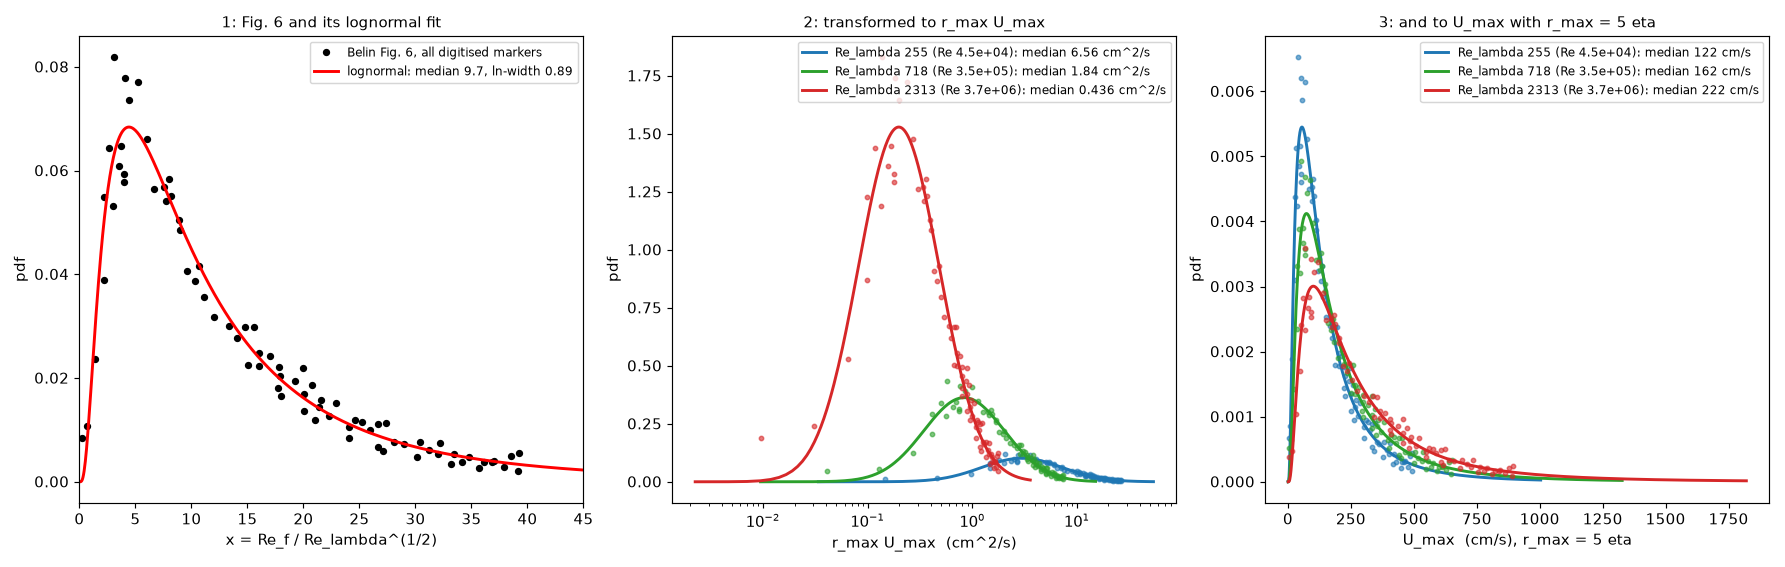

Here is the Python script that generated this plot:
"""belin_three_panels.py  v01  Belin et al. (1996) Fig. 6 in three steps, for Re_lambda = 255, 718 and 2313.
1  the original pdf of x = Re_f / Re_lambda^(1/2): all digitised markers and the lognormal fitted to them (belin_gamma_pdf.lognormal_fit)
2  the same transformed to r_max U_max (cm^2/s) = 1.585 x Re_lambda^(1/2) nu, nu from the Table I correlations of cell 2 (belin_rumax_physical.chain) at the Re that gives this Re_lambda
3  the same with r_max = 5 eta (eta from the chain): U_max (cm/s) = r_max U_max / (5 eta)
Lines: the lognormal, transformed;  dots: the digitised markers, transformed with the same factor.
Usage: python belin_three_panels.py     writes belin_three_panels.png

Versions  M01 m01.v01 (2026-11-13): first version.
"""
import math
import os
import sys

import matplotlib
matplotlib.use("Agg")
import matplotlib.pyplot as plt
import numpy as np
from scipy.optimize import brentq

HERE = os.path.dirname(os.path.abspath(__file__))
sys.path.insert(0, HERE)
import belin_gamma_pdf as bg        # noqa: E402
import belin_rumax_physical as brp  # noqa: E402

BETA = 5.0


def main():
    mu, s_ln, rms = bg.lognormal_fit()
    xs, ps = bg.raw_points()
    grid = np.linspace(0.05, 80, 1500)
    pdf = bg.lognormal_x(grid, mu, s_ln)
    fig, ax = plt.subplots(1, 3, figsize=(17, 5.4))
    ax[0].plot(xs, ps, "ko", ms=4, label="Belin Fig. 6, all digitised markers")
    ax[0].plot(grid, pdf, "r-", lw=2, label="lognormal: median %.1f, ln-width %.2f" % (np.exp(mu), s_ln))
    ax[0].set_xlim(0, 45)
    ax[0].set_xlabel("x = Re_f / Re_lambda^(1/2)")
    for Rl, colour in ((255, "tab:blue"), (718, "tab:green"), (2313, "tab:red")):
        Re = brentq(lambda r: brp.chain(math.exp(r))["Re_lambda"] - Rl, math.log(1e3), math.log(1e9))
        c = brp.chain(math.exp(Re))
        f_rumax = 1.585 * math.sqrt(Rl) * c["nu"]                         # r_max U_max (cm^2/s) = f_rumax x
        f_u = f_rumax / (BETA * c["eta"])                                  # U_max (cm/s) = f_u x
        for a, f, unit in ((ax[1], f_rumax, "cm^2/s"), (ax[2], f_u, "cm/s")):
            a.plot(f * grid, pdf / f, "-", lw=2, color=colour, label="Re_lambda %d (Re %.2g): median %.3g %s" % (Rl, c["Re"], f * np.exp(mu), unit))
            a.plot(f * xs, ps / f, "o", ms=3, color=colour, alpha=0.6)
    ax[1].set_xlabel("r_max U_max  (cm^2/s)")
    ax[1].set_xscale("log")
    ax[2].set_xlabel("U_max  (cm/s), r_max = 5 eta")
    for a in ax:
        a.set_ylabel("pdf")
        a.legend(fontsize=8)
    ax[0].set_title("1: Fig. 6 and its lognormal fit", fontsize=10)
    ax[1].set_title("2: transformed to r_max U_max", fontsize=10)
    ax[2].set_title("3: and to U_max with r_max = 5 eta", fontsize=10)
    fig.tight_layout()
    fig.savefig(os.path.join(HERE, "belin_three_panels.png"), dpi=105)


if __name__ == "__main__":
    main()
